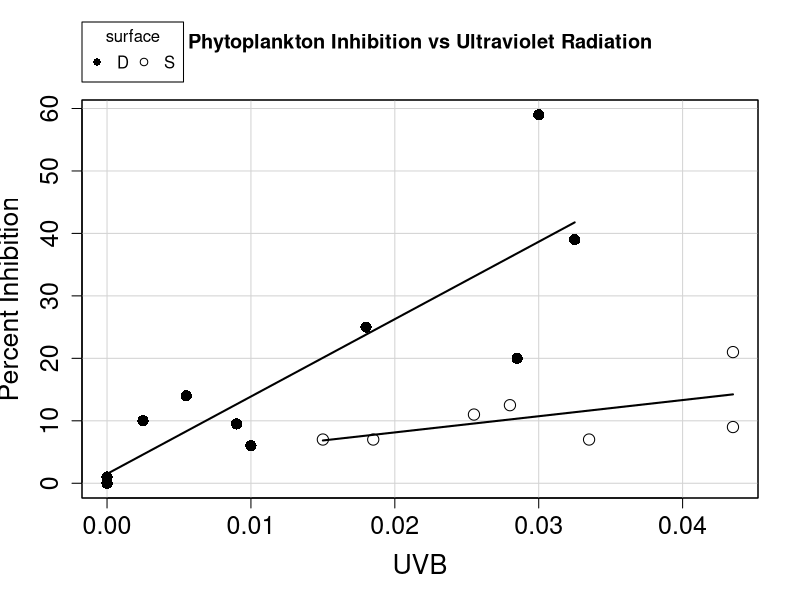
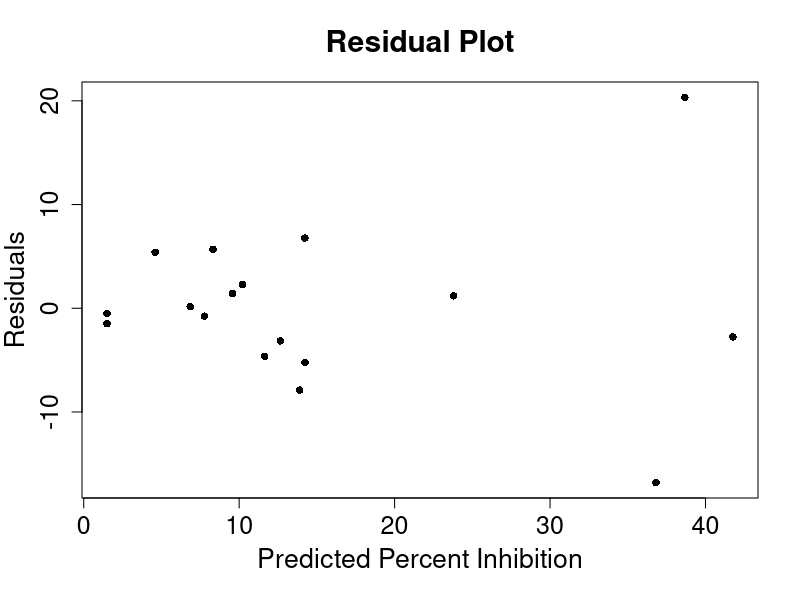
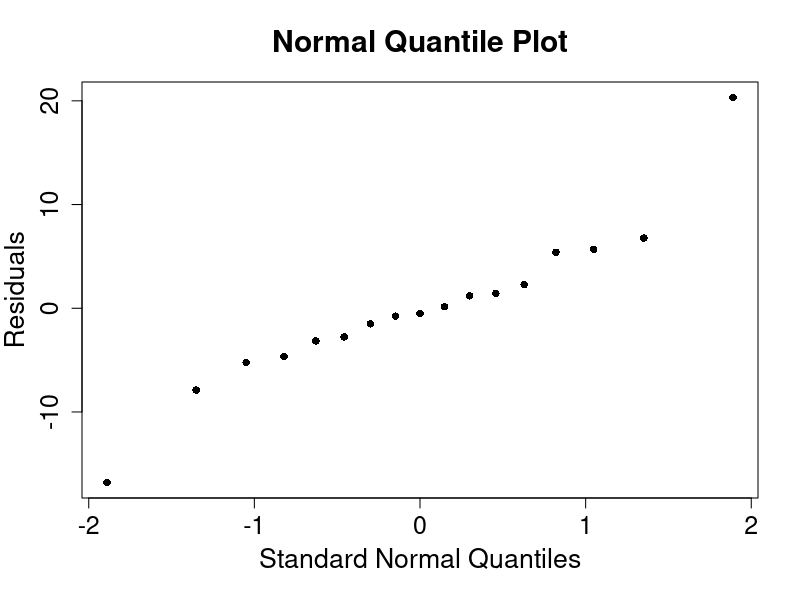

These charts were generated, in order, by the following R code:
ozone = read.csv('ozone.txt')
attach(ozone)
library(car)
scatterplot(inhibit~uvb|surface,xlab="UVB",
  ylab="Percent Inhibition",cex.lab=1.6,cex.axis=1.5,
  smooth=FALSE,lwd=2,lty=1,col=c(1,1),pch=c(16,1),cex=1.5,
  legend.coords="topright",legend.title="Depth")
title('Phytoplankton Inhibition vs Ultraviolet Radiation')
dev.copy(pdf,'ozone_eda.pdf')
dev.off()

depth = as.numeric(surface==' D')	     # Make depth variable
mdl.full = lm(inhibit~uvb+depth+(uvb*depth)) # Fit model

(summary(mdl.full)$coefficients[,1:2])
(summary(mdl.full)$coefficients[4,])

plot(mdl.full$fitted,mdl.full$resid,	     # Residual Plot
  xlab="Predicted Percent Inhibition",
  ylab="Residuals",cex.lab=1.6,cex.axis=1.5,main="Residual Plot",
  cex.main=1.8,pch=16,mgp=c(2.7,1,0))
dev.copy(pdf,'ozone_resid.pdf')
dev.off()

qqnorm(mdl.full$resid,cex.lab=1.6,  # Normal quantile plot
  xlab="Standard Normal Quantiles",
  ylab="Residuals",cex.axis=1.5,main="Normal Quantile Plot",
  cex.main=1.8,pch=16,mgp=c(2.7,1,0))
dev.copy(pdf,'ozone_qqplot.pdf')
dev.off()
library(nortest)
sf.test(mdl.full$resid)

mdl2 = lm(asin(inhibit/100)~uvb+depth+(uvb*depth)) 
sf.test(mdl2$resid)

nperm = 4999
F1 = summary(mdl.full)$coefficients[4,3]^2
numerator = sum(replicate(nperm, summary(lm(inhibit~uvb+depth+sample(uvb*depth)))$coefficients[4,3]^2 > F1))
(p = (numerator+1)/(nperm+1))
